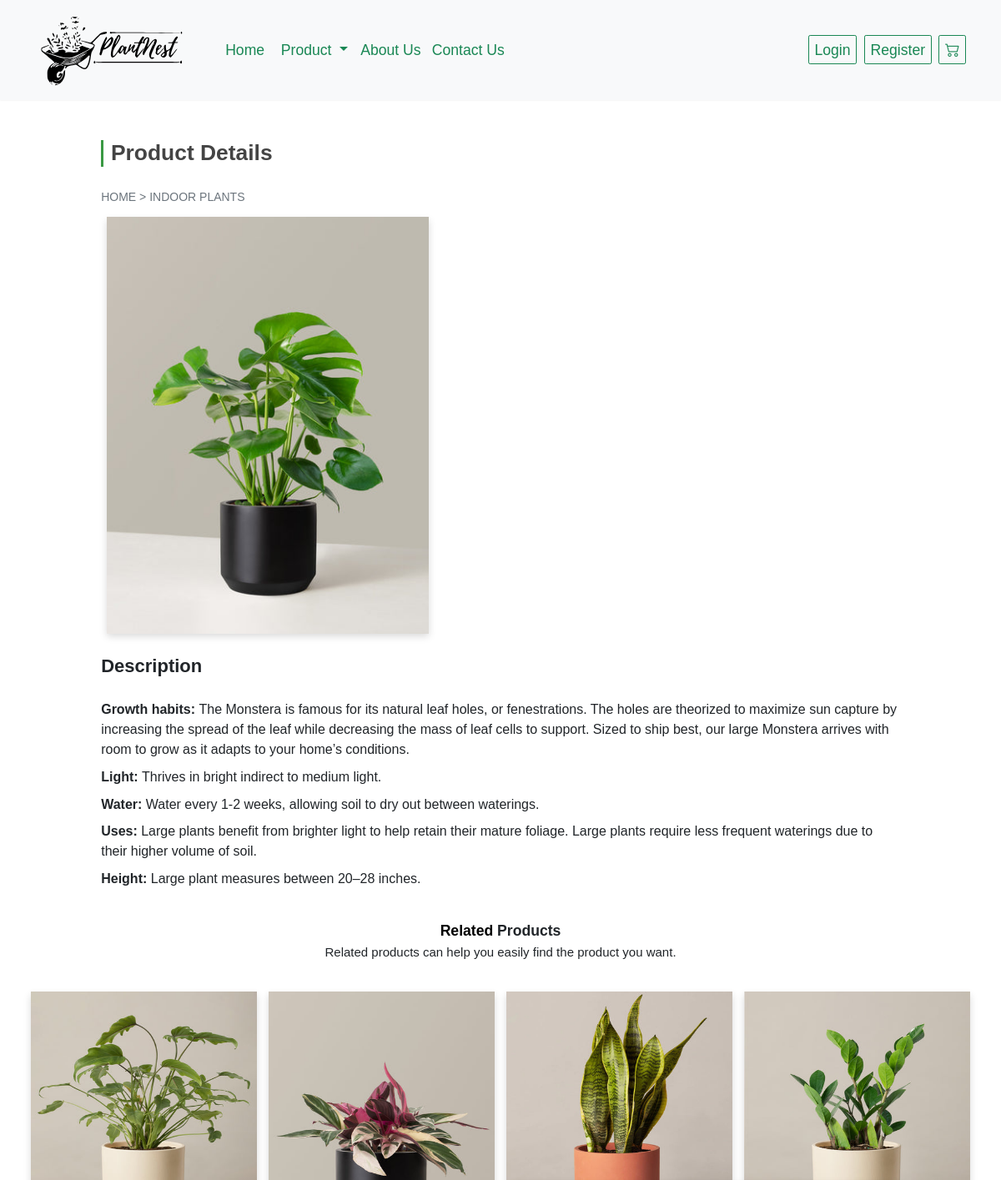
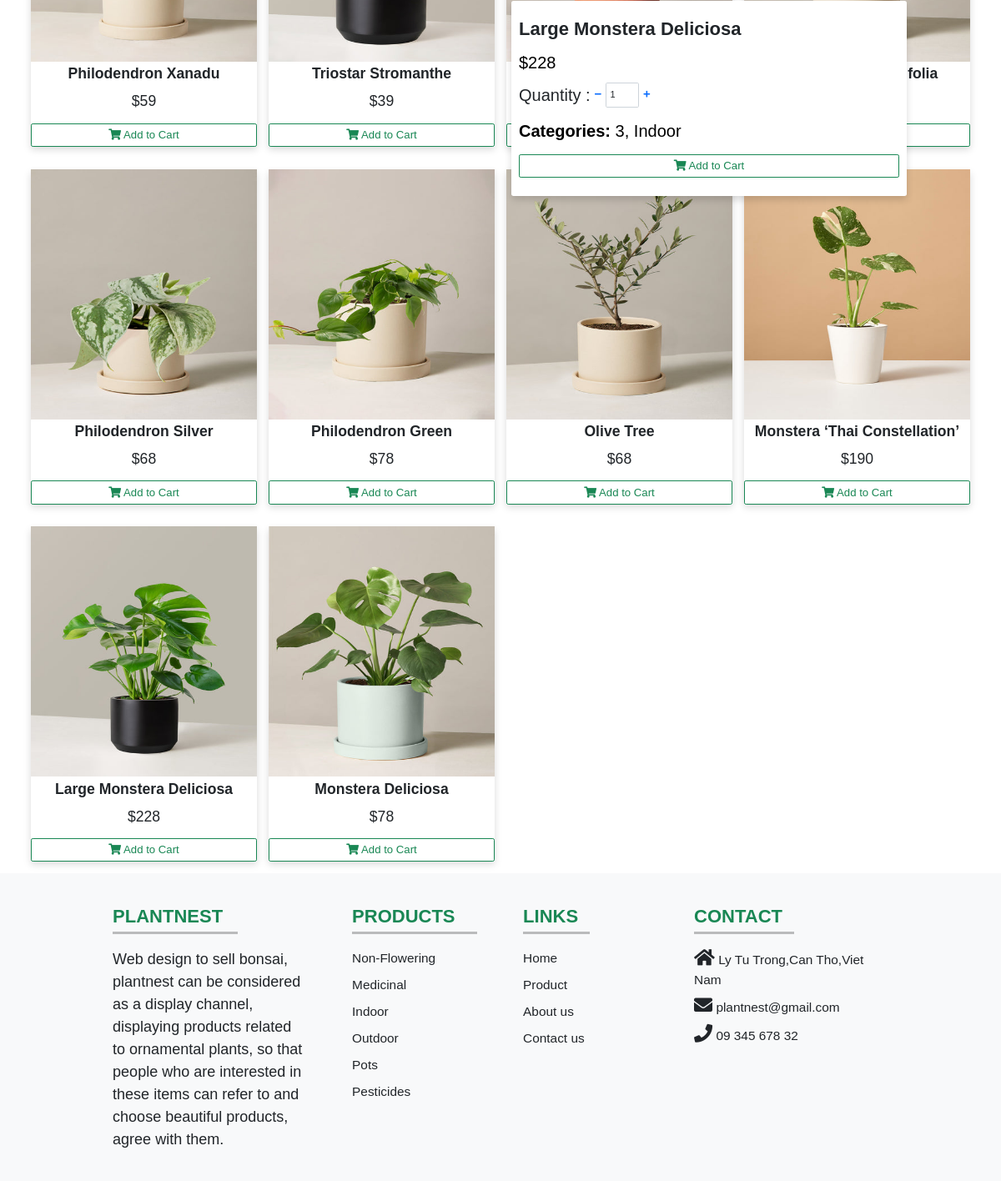
The app's page /client/productdetails.php?action=singleproduct&id=9&caID=3 with its own data (2 pictures, top to bottom).
### tables this page shows
CREATE TABLE `products` (
  `productID` int(11) NOT NULL,
  `productName` varchar(255) NOT NULL,
  `unitPrice` decimal(10,0) NOT NULL,
  `height` varchar(255) NOT NULL,
  `uses` varchar(600) DEFAULT NULL,
  `growthHabits` varchar(600) DEFAULT NULL,
  `light` varchar(255) DEFAULT NULL,
  `water` varchar(255) DEFAULT NULL,
  `categoryID` int(11) NOT NULL,
  `imageURL` varchar(500) NOT NULL,
  `unitsInStock` int(11) DEFAULT 100
);

CREATE TABLE `categories` (
  `categoryID` int(11) NOT NULL,
  `categoryName` varchar(255) NOT NULL
);

### client/productdetails.php (the view, shortened to what the rows shown need)
<?php
include_once '../classes/Product.php';
include_once '../assets/database.php';
$product = new Product();
?>
<!DOCTYPE html>
<html lang="en">
<head>
    <link rel="stylesheet" href="https://unpkg.com/swiper/swiper-bundle.min.css" />
    <link rel="stylesheet" href="https://cdnjs.cloudflare.com/ajax/libs/font-awesome/5.15.3/css/all.min.css">
    <link rel="stylesheet" href="../assets/css/style.css">
    <link href="https://cdn.jsdelivr.net/npm/bootstrap@5.0.2/dist/css/bootstrap.min.css" rel="stylesheet">
    <link rel="stylesheet" href="https://cdn.jsdelivr.net/npm/bootstrap-icons@1.10.5/font/bootstrap-icons.css">
    <link rel="stylesheet" href="https://cdn.jsdelivr.net/npm/swiper@10/swiper-bundle.min.css" />
</head>
<body>
    <section class="product" id="product">
        <div class="container">
            <div class="row">
                <div class="col-12 my-5 mb-4 px-4">
                    <h2 class="heading fw-bold">Product Details</h2>
                </div>
                <?php
                if (isset($_GET['action']) && $_GET['action'] == "singleproduct") {
                    $result = $product->productDetails($conn, $_GET['id']);
                    if ($result->num_rows > 0) {
                ?>
                        <div class="single-product   mt-150 mb-150">
                            <div class="container ">
                                <div class="row ">
                                    <?php while ($row = $result->fetch_assoc()) { ?>
                                        <div class="col-md-5 ">
                                            <div class="single-product-img ">
                                                <img class="shadow w-100" src="<?php echo "../" . $row['imageURL'] ?>" alt="imageProduct">
                                            </div>
                                        </div>
                                        <div class="col-lg-5 col-md-12 px-4 position-absolute top-50 start-50">
                                            <div class="card mb-4 border-0 shadow rounded-3">
                                                <div class="card-body">
                                                    <form method="get">
                                                        <p class="fs-1 mt-3 fw-bold"><?php echo $row['productName'] ?></p>
                                                        <p style="font-size: 20px; color: #000;"></span><?php echo "$" . $row['unitPrice'] ?></p>
                                                        <div class="quantity d-flex" style="font-size: 20px;">
                                                            <span> Quantity : </span>
                                                            <button type="button" class="btn btn-link px-2" onclick="this.parentNode.querySelector('input[type=number]').stepDown()">
                                                                <i class="fas fa-minus"></i>
                                                            </button>
                                                            <input min="1" name="quantity" value="1" type="number" class="form-control form-control-sm fs-5" style="font-size: 1rem; min-width: 20px; max-width: 40px" onblur="this.parentNode.submit()" onkeydown="if(event.keyCode === 13) { event.preventDefault(); this.parentNode.submit()} " />
                                                            <button type="button" class="btn btn-link px-2" onclick="this.parentNode.querySelector('input[type=number]').stepUp()">
                                                                <i class="fas fa-plus"></i>
                                                            </button>
                                                        </div><br>
                                                        <div class="single-product-form">
                                                            <p style="color: #000; font-size: 20px;"> <strong>Categories: </strong><?php echo $row['categoryID'] . ", " . $row['categoryName'] ?></p>
                                                            <button type="submit" class="btn btn-outline-success shadow-none mt-2 fs-4 fs-2 w-100" style="font-size: 20px;"><i class="fas fa-shopping-cart"></i> Add to Cart</button><br><br>
                                                        </div>
                                                    </form>
                                                </div>
                                            </div>
                                        </div>
                                </div>
                            </div>
                        </div>
                        <div class=" col-12 mt-4 px-4">
                            <div class="mb-5">
                                <h5 class="fw-bold fs-1 mt-4 ">Description</h5>
                                <p>
                                <div class="content">
                                    <p class="mt-5" style="font-size: 16px; text-transform: none;"><strong>Growth habits: </strong><?php echo $row['growthHabits'] ?></p>
                                    <p style="font-size: 16px; text-transform: none;"><strong>Light: </strong><?php echo $row['light'] ?></p>
                                    <p style="font-size: 16px; text-transform: none;"><strong>Water: </strong><?php echo $row['water'] ?></p>
                                    <p style="font-size: 16px; text-transform: none;"><strong>Uses: </strong><?php echo $row['uses'] ?></p>
                                    <p style="font-size: 16px; text-transform: none;"><strong>Height: </strong><?php echo $row['height'] ?></p>
                                </div>
                                </p>
                            </div>
                <?php
                                    }
                                } else {
                                    echo '0 result.';
                                }
                            }
                ?>
    </section>
    <?php
    if (isset($_GET['action']) && $_GET['action'] == "singleproduct") {
        $result = $product->showRelatedProduct($conn, $_GET['caID']);
        if ($result->num_rows > 0) {
    ?>
            <div class="product-section mt-150 mb-150">
                <div class="container">
                    <div class="row product-lists">
                        <div class="col-lg-8 offset-lg-2 text-center">
                            <div class="section-title">
                                <div style="margin: 0px;" class="text-center">
                                    <h2 class="fw-bold h-font"><span style="color: #000;">Related</span> Products</h2>
                                </div>
                            </div>
                        </div>
                        <?php while ($row = $result->fetch_assoc()) { ?>
                            <div class="col-lg-3 col-md-6 text-center">
                                <div class="single-product-item shadow mt-5">
                                    <form method="GET">
                                        <div class="product-image">
                                            <a href="?action=singleproduct&id=<?php echo $row['productID'] ?>&caID=<?php echo $row['categoryID'] ?>"><img class="img-fluid" src="<?php echo "../" . $row['imageURL'] ?>" alt="imageProduct" style="width:300px; height:300px;"></a>
                                        </div>
                                        <a class="text-decoration-none" href="?action=singleproduct&id=<?php echo $row['productID'] ?>&caID=<?php echo $row['categoryID'] ?>">
                                            <h3 class="fs-2 mt-2 text-dark fw-bold"><?php echo $row['productName'] ?></h3>
                                        </a>
                                        <p class="product-price fs-2 mt-3  text-dark"><?php echo "$" . $row['unitPrice'] ?> </p>
                                        <button type="submit" class="btn btn-outline-success shadow-none mt-2 fs-4 fs-2 w-100"><i class="fas fa-shopping-cart "></i> Add to Cart</button>
                                </div>
                            </div>
                        <?php } ?>
                    </div>
                </div>
            </div>
    <?php
        }
    } ?>
</body>
</html>

### records on screen
products: imageURL (picture), productName "Large Monstera Deliciosa", unitPrice "228", categoryID.categoryID "3", categoryID.categoryName "Indoor", growthHabits "The Monstera is famous for its natural leaf holes, or fenestrations. The holes are theorized to maximize sun capture by increasing the spread of the leaf while decreasing the mass of leaf cells to support. Sized to ship best, our large Monstera arrives with room to grow as it adapts to your home’s conditions.", light "Thrives in bright indirect to medium light.", water "Water every 1-2 weeks, allowing soil to dry out between waterings.", uses "Large plants benefit from brighter light to help retain their mature foliage. Large plants require less frequent waterings due to their higher volume of soil.", height "Large plant measures between 20–28 inches."
products: imageURL (picture), productName "Philodendron Xanadu", unitPrice "59"
products: imageURL (picture), productName "Triostar Stromanthe", unitPrice "39"
products: imageURL (picture)
products: imageURL (picture)
products: imageURL (picture), productName "Philodendron Silver", unitPrice "68"
products: imageURL (picture), productName "Philodendron Green", unitPrice "78"
products: imageURL (picture), productName "Olive Tree", unitPrice "68"
products: imageURL (picture), productName "Monstera ‘Thai Constellation’", unitPrice "190"
products: imageURL (picture), productName "Monstera Deliciosa", unitPrice "78"
